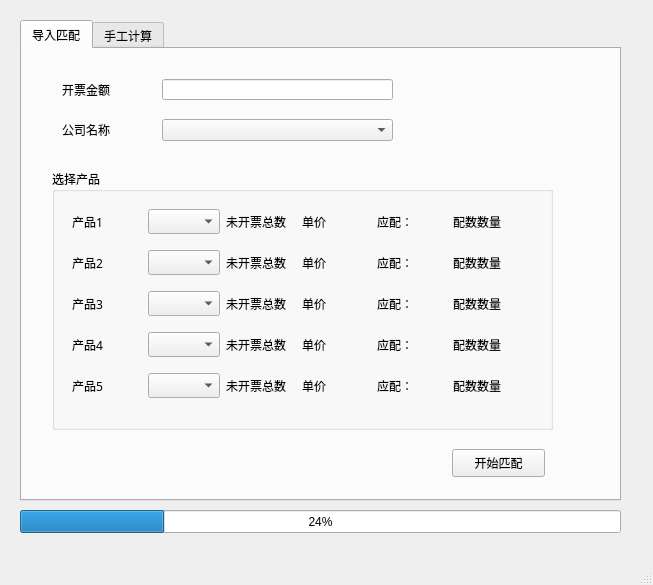
<?xml version="1.0" encoding="UTF-8"?>
<ui version="4.0">
 <class>MainWindow</class>
 <widget class="QMainWindow" name="MainWindow">
  <property name="geometry">
   <rect>
    <x>0</x>
    <y>0</y>
    <width>653</width>
    <height>585</height>
   </rect>
  </property>
  <property name="windowTitle">
   <string>MainWindow</string>
  </property>
  <widget class="QWidget" name="centralwidget">
   <widget class="QTabWidget" name="tabWidget">
    <property name="geometry">
     <rect>
      <x>20</x>
      <y>20</y>
      <width>601</width>
      <height>481</height>
     </rect>
    </property>
    <property name="font">
     <font>
      <family>微软雅黑</family>
     </font>
    </property>
    <property name="currentIndex">
     <number>0</number>
    </property>
    <widget class="QWidget" name="tab">
     <attribute name="title">
      <string>导入匹配</string>
     </attribute>
     <widget class="QLabel" name="label">
      <property name="geometry">
       <rect>
        <x>40</x>
        <y>70</y>
        <width>81</width>
        <height>21</height>
       </rect>
      </property>
      <property name="font">
       <font>
        <family>微软雅黑</family>
        <pointsize>9</pointsize>
       </font>
      </property>
      <property name="text">
       <string>公司名称</string>
      </property>
     </widget>
     <widget class="QComboBox" name="comboBox">
      <property name="geometry">
       <rect>
        <x>140</x>
        <y>70</y>
        <width>231</width>
        <height>22</height>
       </rect>
      </property>
     </widget>
     <widget class="QLabel" name="label_3">
      <property name="geometry">
       <rect>
        <x>410</x>
        <y>40</y>
        <width>51</width>
        <height>51</height>
       </rect>
      </property>
      <property name="font">
       <font>
        <family>微软雅黑</family>
       </font>
      </property>
      <property name="text">
       <string/>
      </property>
      <property name="pixmap">
       <pixmap>excel.png</pixmap>
      </property>
      <property name="scaledContents">
       <bool>true</bool>
      </property>
      <property name="wordWrap">
       <bool>false</bool>
      </property>
     </widget>
     <widget class="QGroupBox" name="groupBox">
      <property name="geometry">
       <rect>
        <x>30</x>
        <y>120</y>
        <width>501</width>
        <height>261</height>
       </rect>
      </property>
      <property name="font">
       <font>
        <family>微软雅黑</family>
        <pointsize>9</pointsize>
        <weight>50</weight>
        <bold>false</bold>
       </font>
      </property>
      <property name="autoFillBackground">
       <bool>false</bool>
      </property>
      <property name="title">
       <string>选择产品</string>
      </property>
      <property name="flat">
       <bool>false</bool>
      </property>
      <property name="checkable">
       <bool>false</bool>
      </property>
      <widget class="QWidget" name="">
       <property name="geometry">
        <rect>
         <x>20</x>
         <y>30</y>
         <width>451</width>
         <height>211</height>
        </rect>
       </property>
       <layout class="QGridLayout" name="gridLayout">
        <item row="0" column="2">
         <widget class="QLabel" name="label_22">
          <property name="text">
           <string>未开票总数</string>
          </property>
         </widget>
        </item>
        <item row="4" column="4">
         <widget class="QLabel" name="label_19">
          <property name="text">
           <string>应配：</string>
          </property>
         </widget>
        </item>
        <item row="0" column="0">
         <widget class="QLabel" name="label_4">
          <property name="text">
           <string>产品1</string>
          </property>
         </widget>
        </item>
        <item row="0" column="4">
         <widget class="QLabel" name="label_5">
          <property name="text">
           <string>应配：</string>
          </property>
         </widget>
        </item>
        <item row="1" column="1">
         <widget class="QComboBox" name="comboBox_3"/>
        </item>
        <item row="2" column="4">
         <widget class="QLabel" name="label_15">
          <property name="text">
           <string>应配：</string>
          </property>
         </widget>
        </item>
        <item row="1" column="4">
         <widget class="QLabel" name="label_7">
          <property name="text">
           <string>应配：</string>
          </property>
         </widget>
        </item>
        <item row="0" column="1">
         <widget class="QComboBox" name="comboBox_2"/>
        </item>
        <item row="2" column="0">
         <widget class="QLabel" name="label_16">
          <property name="text">
           <string>产品3</string>
          </property>
         </widget>
        </item>
        <item row="2" column="1">
         <widget class="QComboBox" name="comboBox_4"/>
        </item>
        <item row="1" column="0">
         <widget class="QLabel" name="label_6">
          <property name="text">
           <string>产品2</string>
          </property>
         </widget>
        </item>
        <item row="3" column="4">
         <widget class="QLabel" name="label_17">
          <property name="text">
           <string>应配：</string>
          </property>
         </widget>
        </item>
        <item row="3" column="1">
         <widget class="QComboBox" name="comboBox_5"/>
        </item>
        <item row="4" column="0">
         <widget class="QLabel" name="label_20">
          <property name="text">
           <string>产品5</string>
          </property>
         </widget>
        </item>
        <item row="3" column="0">
         <widget class="QLabel" name="label_18">
          <property name="text">
           <string>产品4</string>
          </property>
         </widget>
        </item>
        <item row="4" column="1">
         <widget class="QComboBox" name="comboBox_6"/>
        </item>
        <item row="0" column="3">
         <widget class="QLabel" name="label_23">
          <property name="text">
           <string>单价</string>
          </property>
         </widget>
        </item>
        <item row="1" column="2">
         <widget class="QLabel" name="label_24">
          <property name="text">
           <string>未开票总数</string>
          </property>
         </widget>
        </item>
        <item row="2" column="2">
         <widget class="QLabel" name="label_25">
          <property name="text">
           <string>未开票总数</string>
          </property>
         </widget>
        </item>
        <item row="3" column="2">
         <widget class="QLabel" name="label_26">
          <property name="text">
           <string>未开票总数</string>
          </property>
         </widget>
        </item>
        <item row="4" column="2">
         <widget class="QLabel" name="label_28">
          <property name="text">
           <string>未开票总数</string>
          </property>
         </widget>
        </item>
        <item row="1" column="3">
         <widget class="QLabel" name="label_29">
          <property name="text">
           <string>单价</string>
          </property>
         </widget>
        </item>
        <item row="2" column="3">
         <widget class="QLabel" name="label_30">
          <property name="text">
           <string>单价</string>
          </property>
         </widget>
        </item>
        <item row="3" column="3">
         <widget class="QLabel" name="label_31">
          <property name="text">
           <string>单价</string>
          </property>
         </widget>
        </item>
        <item row="4" column="3">
         <widget class="QLabel" name="label_32">
          <property name="text">
           <string>单价</string>
          </property>
         </widget>
        </item>
        <item row="0" column="5">
         <widget class="QLabel" name="label_33">
          <property name="text">
           <string>配数数量</string>
          </property>
         </widget>
        </item>
        <item row="1" column="5">
         <widget class="QLabel" name="label_35">
          <property name="text">
           <string>配数数量</string>
          </property>
         </widget>
        </item>
        <item row="2" column="5">
         <widget class="QLabel" name="label_36">
          <property name="text">
           <string>配数数量</string>
          </property>
         </widget>
        </item>
        <item row="3" column="5">
         <widget class="QLabel" name="label_38">
          <property name="text">
           <string>配数数量</string>
          </property>
         </widget>
        </item>
        <item row="4" column="5">
         <widget class="QLabel" name="label_37">
          <property name="text">
           <string>配数数量</string>
          </property>
         </widget>
        </item>
       </layout>
      </widget>
     </widget>
     <widget class="QLabel" name="label_21">
      <property name="geometry">
       <rect>
        <x>40</x>
        <y>30</y>
        <width>101</width>
        <height>21</height>
       </rect>
      </property>
      <property name="font">
       <font>
        <family>微软雅黑</family>
        <pointsize>9</pointsize>
       </font>
      </property>
      <property name="text">
       <string>开票金额</string>
      </property>
     </widget>
     <widget class="QLineEdit" name="lineEdit_18">
      <property name="geometry">
       <rect>
        <x>140</x>
        <y>30</y>
        <width>231</width>
        <height>21</height>
       </rect>
      </property>
     </widget>
     <widget class="QPushButton" name="pushButton_2">
      <property name="geometry">
       <rect>
        <x>430</x>
        <y>400</y>
        <width>93</width>
        <height>28</height>
       </rect>
      </property>
      <property name="text">
       <string>开始匹配</string>
      </property>
     </widget>
    </widget>
    <widget class="QWidget" name="tab_2">
     <attribute name="title">
      <string>手工计算</string>
     </attribute>
     <widget class="QWidget" name="layoutWidget">
      <property name="geometry">
       <rect>
        <x>30</x>
        <y>30</y>
        <width>511</width>
        <height>291</height>
       </rect>
      </property>
      <layout class="QGridLayout" name="gridLayout_2">
       <item row="2" column="1">
        <widget class="QLineEdit" name="lineEdit_11"/>
       </item>
       <item row="2" column="3">
        <widget class="QLineEdit" name="lineEdit_12"/>
       </item>
       <item row="1" column="3">
        <widget class="QLineEdit" name="lineEdit_10"/>
       </item>
       <item row="3" column="3">
        <widget class="QLineEdit" name="lineEdit_14"/>
       </item>
       <item row="0" column="0">
        <widget class="QLabel" name="label_8">
         <property name="text">
          <string>开票金额</string>
         </property>
        </widget>
       </item>
       <item row="1" column="2">
        <widget class="QLabel" name="label_10">
         <property name="text">
          <string>单价</string>
         </property>
        </widget>
       </item>
       <item row="3" column="0">
        <widget class="QLabel" name="label_13">
         <property name="text">
          <string>产品名称</string>
         </property>
        </widget>
       </item>
       <item row="2" column="0">
        <widget class="QLabel" name="label_11">
         <property name="text">
          <string>产品名称</string>
         </property>
        </widget>
       </item>
       <item row="2" column="2">
        <widget class="QLabel" name="label_12">
         <property name="text">
          <string>单价</string>
         </property>
        </widget>
       </item>
       <item row="1" column="0">
        <widget class="QLabel" name="label_9">
         <property name="text">
          <string>产品名称</string>
         </property>
        </widget>
       </item>
       <item row="1" column="1">
        <widget class="QLineEdit" name="lineEdit_9"/>
       </item>
       <item row="3" column="2">
        <widget class="QLabel" name="label_14">
         <property name="text">
          <string>单价</string>
         </property>
        </widget>
       </item>
       <item row="3" column="1">
        <widget class="QLineEdit" name="lineEdit_13"/>
       </item>
       <item row="0" column="1" colspan="3">
        <widget class="QLineEdit" name="lineEdit_8"/>
       </item>
       <item row="4" column="1">
        <widget class="QLineEdit" name="lineEdit_16"/>
       </item>
       <item row="4" column="3">
        <widget class="QLineEdit" name="lineEdit_15"/>
       </item>
       <item row="4" column="0">
        <widget class="QLabel" name="label_34">
         <property name="text">
          <string>产品名称</string>
         </property>
        </widget>
       </item>
       <item row="4" column="2">
        <widget class="QLabel" name="label_27">
         <property name="text">
          <string>单价</string>
         </property>
        </widget>
       </item>
       <item row="5" column="0">
        <widget class="QLabel" name="label_40">
         <property name="text">
          <string>产品名称</string>
         </property>
        </widget>
       </item>
       <item row="5" column="1">
        <widget class="QLineEdit" name="lineEdit_19"/>
       </item>
       <item row="5" column="2">
        <widget class="QLabel" name="label_39">
         <property name="text">
          <string>单价</string>
         </property>
        </widget>
       </item>
       <item row="5" column="3">
        <widget class="QLineEdit" name="lineEdit_17"/>
       </item>
      </layout>
     </widget>
     <widget class="QPushButton" name="pushButton">
      <property name="geometry">
       <rect>
        <x>440</x>
        <y>340</y>
        <width>93</width>
        <height>28</height>
       </rect>
      </property>
      <property name="text">
       <string>开始计算</string>
      </property>
     </widget>
    </widget>
   </widget>
   <widget class="QProgressBar" name="progressBar">
    <property name="geometry">
     <rect>
      <x>20</x>
      <y>510</y>
      <width>601</width>
      <height>23</height>
     </rect>
    </property>
    <property name="value">
     <number>24</number>
    </property>
   </widget>
  </widget>
  <widget class="QMenuBar" name="menubar">
   <property name="geometry">
    <rect>
     <x>0</x>
     <y>0</y>
     <width>653</width>
     <height>26</height>
    </rect>
   </property>
  </widget>
  <widget class="QStatusBar" name="statusbar"/>
 </widget>
 <resources/>
 <connections/>
</ui>
